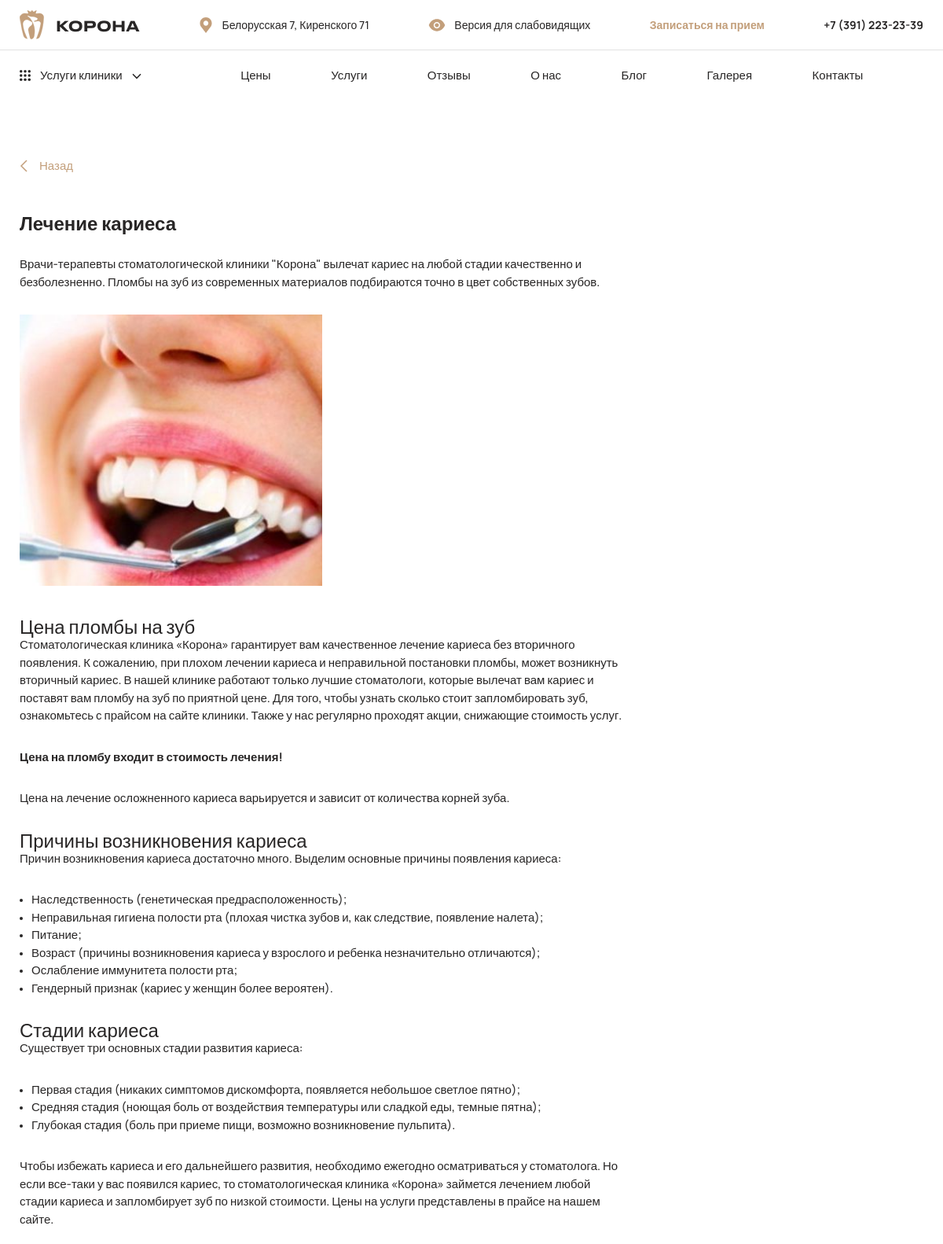
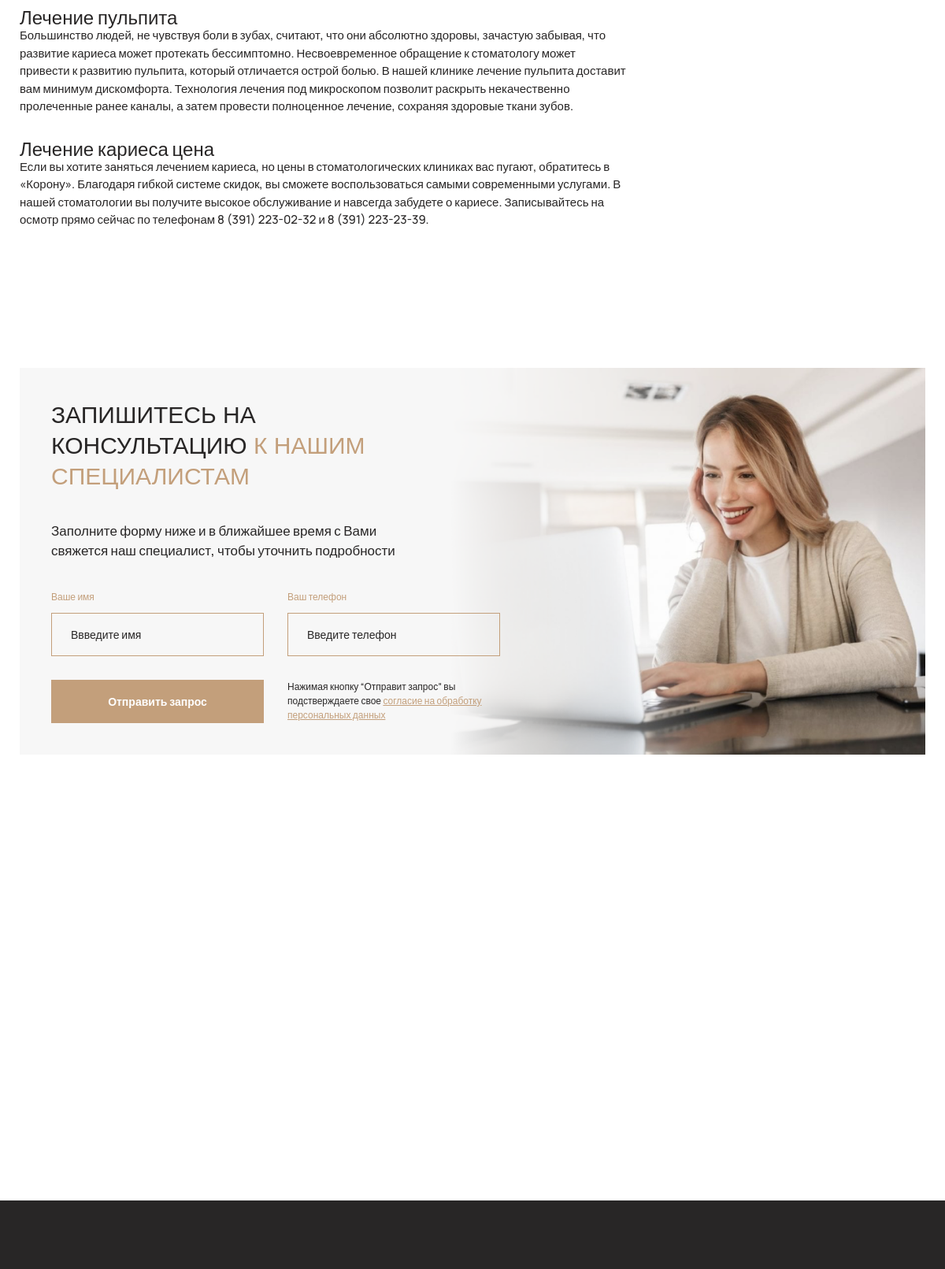
Screenshot of /uslugi/s1/article1/ (upper part) with the database file from the repository (2 pictures, top to bottom).
### services/models.py (models this page shows, shortened)
class ServiceArticle(models.Model):
    url = models.TextField(
        verbose_name=_('Название страницы статьи'),
        help_text=_('Будет использоваться в URL страницы.'),
    )
    title = models.TextField(
        verbose_name=_('Заголовок статьи'),
    )
    description = models.TextField(
        verbose_name=_('Описание'),
        help_text=_('Первый абзац статьи'),
    )
    image = models.ImageField(
        upload_to='sys/article_images/',
        verbose_name=_('Изображение статьи'),
        help_text=_('Будет отображаться в статье и в '
                    'ее миниатюре в списке статей.'),
    )
    alt_image = models.TextField(
        verbose_name=_('Описание изображения'),
    )
    image_description = models.TextField(
        verbose_name=_('Описание изображение статьи'),
    )
    image_description_html = models.TextField(
        editable=False,
    )
    information_markdown = models.TextField(
        verbose_name=_('Основная информация'),
        help_text=_('Поддерживает markdown.'),
    )
    information_html = models.TextField(
        editable=False,
    )
    service = models.ForeignKey(
        to='Service',
        on_delete=models.CASCADE,
        related_name='service_articles',
        related_query_name='service_article',
        verbose_name=_('Услуга'),
    )
    class Meta:
        verbose_name = _('Статья об услуги')
        verbose_name_plural = _('Статьи об услуги')
    def get_absolute_url(self) -> str:
        return reverse('services:article',
                       args=(str(self.service.url), str(self.url), ))

### services/views.py (the view)
# urls.py: path('<str:service_url>/<str:article_url>/', views.service_article, name='article'),
def service_article(request: HttpRequest, service_url: str,
                    article_url: str) -> HttpResponse:
    current_article = ServiceArticle.objects.filter(service__url=service_url,
                                                    url=article_url).first()
    if current_article is None:
        raise Http404
    context = {
        'current_article': current_article,
    }
    return render(request=request,
                  template_name='services/service_article.html',
                  context=context)

### common_info/context_processors.py (called while the page is built)
def get_site_settings(request: HttpRequest) -> Dict[str, Any]:
    return {'site_settings': SiteSettings.load()}

### services/context_processors.py (called while the page is built)
def get_all_services(request: HttpRequest) -> Dict[str, Any]:
    all_services = Service.objects.all()
    return {'all_services': all_services}

### services/models.py (called while the page is built)
    def get_absolute_url(self) -> str:
        return reverse('services:service', args=(str(self.url), ))

### utils/models/singleton_model.py (called while the page is built)
    @classmethod
    def load(cls):
        try:
            return cls.objects.get()
        except cls.DoesNotExist:
            return cls()

### visual_version_handler/context_processors.py (called while the page is built)
def visually_impaired(request: HttpRequest) -> Dict[str, Any]:
    visually_impaired_param: bool = request.session.get('visually_impaired', False)
    return {'visually_impaired': visually_impaired_param}

### services/templates/services/service_article.html (shortened to what this page needs)
{% extends 'layouts/base.html' %}
{% load static %}
{% block content %}
    <section class='blog-item'>
        <div class='container'>
            <div class="blog-item__inner">
                <a onclick="javascript:history.back();" class="back-link blog-item__back">
                    <svg width="10" height="16" viewBox="0 0 10 16" fill="none" xmlns="http://www.w3.org/2000/svg">
                        <path d="M9 1L2 8L9 15" stroke="#C39F7B" stroke-width="1.5"/>
                    </svg>
                    <span>Назад</span>
                </a>
                <div class='blog-item__text'>
                    <h1 class="title3">{{ current_article.title }}</h1>
                    <p>{{ current_article.description | safe }}</p>
                    <img style="width: 50%;" src="{{ current_article.image.url }}" alt="{{ current_article.alt_image }}">
                    <div>{{ current_article.image_description_html | safe }}</div>
                    <div>{{ current_article.information_html | safe }}</div>
                </div>
            </div>
        </div>
    </section>
{% include 'main/application.html' %}
{% endblock %}

### static/css/style.css (style rules this page uses)
* { margin: 0; padding: 0; box-sizing: border-box; font-variant-numeric: ordinal; }
body, div, p, h1, h2, h3, h4, h5, ul, li, a, form { margin: 0; padding: 0; border: 0; text-decoration: none; line-height: 1; }
html { height: 100%; }
a { color: inherit; text-decoration: none; transition: 0.4s; }
ul, li { margin: 0; padding: 0; list-style: none; }
.container { margin: 0 auto; padding: 0 10px; }
svg, path { transition: all .3s; }
body { background: #fff; font-family: 'Manrope', sans-serif; font-weight: normal; height: 100%; color: #282626; overflow-x: hidden; font-feature-settings: 'pnum' on, 'lnum' on; }
.back-link { font-weight: 500; font-size: 15px; line-height: 150%; color: #C39F7B; display: flex; align-items: center; }
.back-link span { margin-left: 15px; }
.blog-item { padding: 73px 0; }
.blog-item__inner { width: 770px; }
.blog-item__text { margin-top: 44px; }
.blog-item__text .title3 { font-weight: bold; font-size: 24px; line-height: 140%; color: #282626; margin-bottom: 25px; }
.blog-item__text h2, .blog-item__text p, .blog-item__text h5 { font-weight: 500; font-size: 15px; line-height: 150%; color: #282626; margin-bottom: 30px; }
.blog-item__text img, .blog-item__text iframe { width: 100%; display: block; margin-bottom: 40px; }
li { font-weight: 500; font-size: 15px; line-height: 150%; color: #282626; position: relative; padding-left: 15px; }
ul { margin-bottom: 30px; }
ul li { font-weight: 500; font-size: 15px; line-height: 150%; color: #282626; position: relative; padding-left: 15px; }
ul li:before { content: ''; position: absolute; z-index: 1; width: 4px; height: 4px; border-radius: 50%; background-color: #282626; left: 0; top: 10px; }

### rows the page displays
ServiceArticle: title "Лечение кариеса", description "Врачи-терапевты стоматологической клиники \"Корона\" вылечат кариес на любой стадии качественно и безболезненно. Пломбы на зуб из современных материалов подбираются точно в цвет собственных зубов.", image (picture), image_description_html "Цена пломбы на зуб Стоматологическая клиника «Корона» гарантирует вам качественное лечение кариеса без вторичного появления. К сожалению, при плохом лечении кариеса и неправильной постановки пломбы, может возникнуть вторичный кариес. В нашей клинике работают только лучшие стоматологи, которые вылечат вам кариес и поставят вам пломбу на зуб по приятной цене. Для того, чтобы узнать сколько стоит запломбировать зуб, ознакомьтесь с прайсом на сайте клиники. Также у нас регулярно проходят акции, снижающие стоимость услуг. Цена на пломбу входит в стоимость лечения! Цена на лечение осложненного кариеса варьируется и зависит от количества корней зуба.", information_html "Причины возникновения кариеса Причин возникновения кариеса достаточно много. Выделим основные причины появления кариеса: Наследственность (генетическая предрасположенность); Неправильная гигиена полости рта (плохая чистка зубов и, как следствие, появление налета); Питание; Возраст (причины возникновения кариеса у взрослого и ребенка незначительно отличаются); Ослабление иммунитета полости рта; Гендерный признак (кариес у женщин более вероятен). Стадии кариеса Существует три основных стадии развития кариеса: Первая стадия (никаких симптомов дискомфорта, появляется небольшое светлое пятно); Средняя стадия (ноющая боль от воздействия температуры или сладкой еды, темные пятна); Глубокая стадия…"
